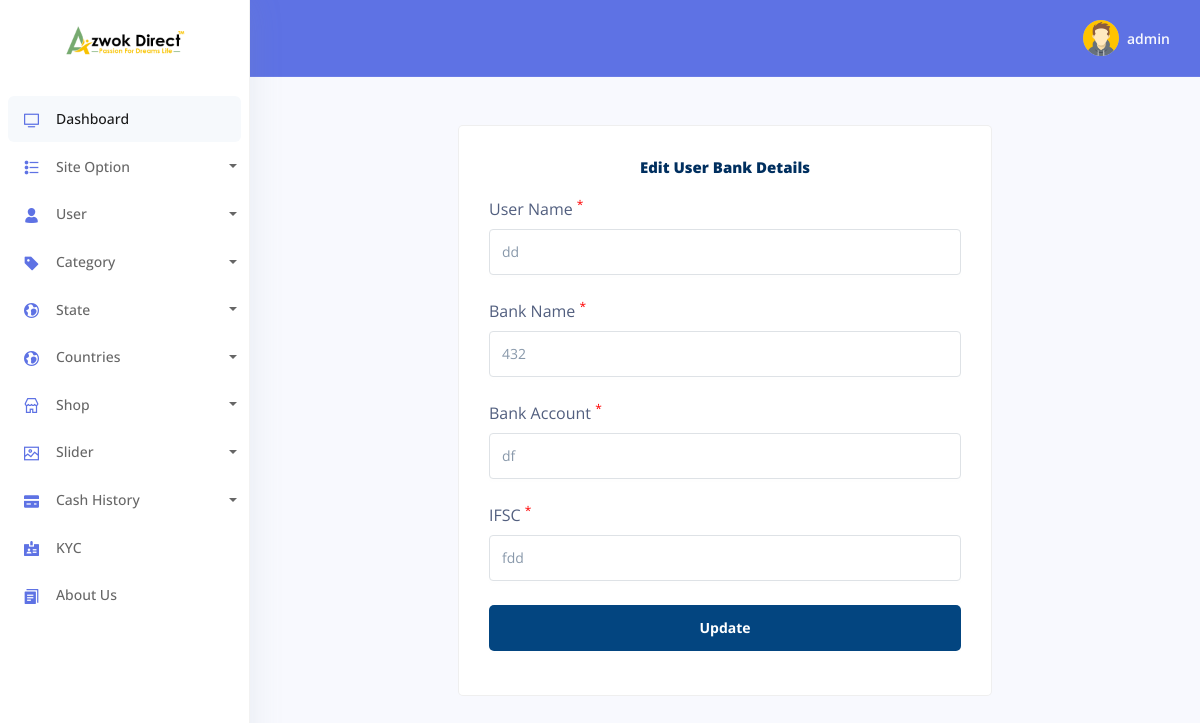
/admin/edit-bank.php?uid=39744 (signed in), run on the app's committed database.
### tables this page shows
CREATE TABLE `tbl_logo` (
  `id` int NOT NULL,
  `logo` varchar(240) NOT NULL,
  `front` varchar(240) NOT NULL
);

CREATE TABLE `tbl_bank` (
  `id` int NOT NULL,
  `userCode` varchar(240) NOT NULL,
  `userName` varchar(240) NOT NULL,
  `bankName` varchar(240) NOT NULL,
  `bankAccount` varchar(240) NOT NULL,
  `ifsc` varchar(240) NOT NULL
);

### config/Functions.php (called while the page is built, shortened)
<?php
     class Functions{
          public $host=	DB_HOST;
		public $user=	DB_USER;
		public $pass=	DB_PASS;
          public $name= 	DB_NAME;
          public $link;
          public function dbConnect(){
               $this->link= new mysqli($this->host,$this->user,$this->pass,$this->name);
          }
          public function select($query){
               $exicute=$this->link->query($query) or die(mysqli_error($this->link));
               if($exicute->num_rows>0){
                    return $exicute;
               }else{
                    return false;
               }
          }
     }

### Classes/admin/Siteinfo.php (called while the page is built, shortened)
<?php
     class Siteinfo{
             private $db;
             public function __construct(){
                  $this->db=new Functions();
             }
          public function getLogo(){
               $query="SELECT * from tbl_logo";
               $exicute=$this->db->select($query);
               if($exicute){
                    return $exicute;
                }else{
                     return false;
                }
          }
     }

### Classes/admin/User.php (called while the page is built, shortened)
<?php
     class User{
             private $db;
             public function __construct(){
                  $this->db=new Functions();
             }
          public function getUSerBank($uid){
               $query="SELECT * FROM tbl_bank where userCode='$uid'";
               $exicute=$this->db->select($query);
               if($exicute){
                    return $exicute;
               }else{
                    return false;
               }
          }
     }

### admin/edit-bank.php (the view, shortened to what this page needs)
<?php include('template/load-header.php')?>
<?php
  if(isset($_GET['uid'])){
    $uid=$_GET['uid'];
      $r=$user->getUSerBank($uid);
      $v=$r->fetch_assoc();
  }
?>
<?php include('template/sidebar.php')?>
<?php include('template/header.php')?>
<div class="container-fluid mt--6">
  <div class="wrapper">
    <form action="" method="post">
      <div class="form add-from" >
           <h4 style="color:#002f5f;text-align: Center;padding:10px 0px;"><b>Edit User Bank Details </b></h4>
           <div class="form-group">
                <label>User Name <sup style="color: red;">*</sup></label>
                <input value="<?php echo $v['userName']?>"  name="name" class="form-control" type="text"  />
           </div>
           <div class="form-group">
                <label>Bank Name <sup style="color: red;">*</sup></label>
                <input value="<?php echo $v['bankName']?>" name="bank" class="form-control" type="text"  />
           </div>
           <div class="form-group">
                <label>Bank Account <sup style="color: red;">*</sup></label>
                <input value="<?php echo $v['bankAccount']?>"  name="acc" class="form-control" type="text"  />
           </div>
           <div class="form-group">
                <label>IFSC <sup style="color: red;">*</sup></label>
                <input value="<?php echo $v['ifsc']?>" name="ifsc" class="form-control" type="text"  />
           </div>
           <input  class="form-control" value="Update" type="submit" name="submit" id="">
           <br>
      </div>
    </form>
  </div>
</div>
<?php include('template/footer.php')?>

### admin/template/sidebar.php (shortened to what this page needs)
<body>
  <nav class="sidenav navbar navbar-vertical  fixed-left  navbar-expand-xs navbar-light bg-white" id="sidenav-main">
    <div class="scrollbar-inner">
      <div class="sidenav-header  align-items-center">
        <a class="navbar-brand" href="../index.php">
          <?php
            $result=$site->getLogo();
            if($result){
              while($value=$result->fetch_assoc()){
          ?>
          <img src="<?php echo $value['logo'];?>" class="navbar-brand-img" alt="...">
          <?php }}?>
        </a>
      </div>
      <div class="navbar-inner">
        <div class="collapse navbar-collapse" id="sidenav-collapse-main">
          <ul class="navbar-nav">
            <li class="nav-item">
              <a class="nav-link active" href="dashboard.php">
                <i class="ni ni-tv-2 text-primary"></i>
                <span class="nav-link-text">Dashboard</span>
              </a>
            </li>
            <li class="nav-item">
              <a href="#" class="dropdown-toggle nav-link" id="ddlmenuItem" data-toggle="dropdown"><i class="ni ni-bullet-list-67 text-primary"></i>Site Option</a>
            </li>
            <li class="nav-item">
            <a href="#" class="dropdown-toggle nav-link" id="ddlmenuItem" data-toggle="dropdown"><i class="ni ni-single-02 text-primary"></i>User</a>
          </li>
            <li class="nav-item">
                <a href="#" class="dropdown-toggle nav-link" id="ddlmenuItem" data-toggle="dropdown"><i class="ni ni-tag text-primary"></i>Category</a>
            </li>
            <li class="nav-item">
            <a href="#" class="dropdown-toggle nav-link" id="ddlmenuItem" data-toggle="dropdown"><i class="ni ni-world text-primary"></i>State</a>
          </li>
          <li class="nav-item">
            <a href="#" class="dropdown-toggle nav-link" id="ddlmenuItem" data-toggle="dropdown"><i class="ni ni-world text-primary"></i>Countries</a>
          </li>
            <li class="nav-item">
              <a href="#" class="dropdown-toggle nav-link" id="ddlmenuItem" data-toggle="dropdown"><i class="ni ni-shop text-primary"></i>Shop</a>
            </li>
            <li class="nav-item">
              <a href="#" class="dropdown-toggle nav-link" id="ddlmenuItem" data-toggle="dropdown"><i class="ni ni-image text-primary"></i>Slider</a>
            </li>
            <li class="nav-item">
              <a href="#" class="dropdown-toggle nav-link" id="ddlmenuItem" data-toggle="dropdown"><i class="ni ni-credit-card text-primary"></i>Cash History</a>
            </li>
            <li class="nav-item">
              <a class="nav-link" href="kyc.php">
                <i class="ni ni-badge text-primary"></i>
                <span class="nav-link-collection">KYC</span>
              </a>
            </li>
            <li class="nav-item">
              <a class="nav-link" href="About.php">
                <i class="ni ni-single-copy-04 text-primary"></i>
                <span class="nav-link-collection">About Us</span>
              </a>
            </li>
          </ul>
        </div>
      </div>
    </div>
  </nav>

### assets/css/style.css (style rules this page uses)
body { background: #f7f7f7; }
* { padding: 0; margin:0; }
ul li { position: relative; }
input[type="submit"],.redirect { border: none;background: #034580;color: white;padding: 10px 15px;margin-top: 20px;font-weight: 700;border-radius: 5px; }

### data on the page
tbl_logo: logo (picture)
tbl_bank: name "dd", bank "432", acc "df", ifsc "fdd"

### other printed values
Session::get('admin') "admin"
